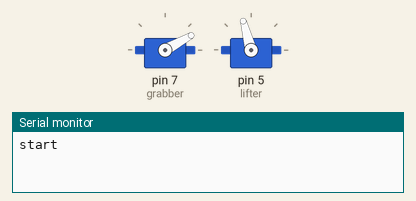
This sketch was run on a simulated Arduino Uno, built with avr-gcc and run on an emulated ATmega328P. Parts: 2 × servo, the last lines printed to the serial monitor.

Above: at 0.1 s.
At 1.3 s:
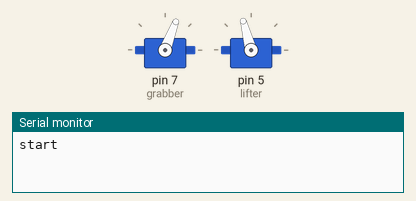
At 2.3 s:
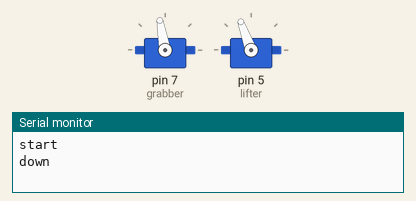
At 4.8 s:
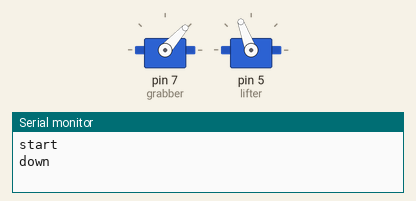
Timing chart, 0 to 7.0 s (numbered marks = the images above):
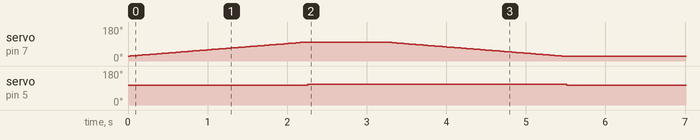

The sketch:

proto_grabber.ino
```cpp
#include <Servo.h>

Servo grabber; // grabber
Servo lifter;

int RLEDPin = 7; // the output pin for the Red LED
int GLEDPin = 8; // the output pin for the Green LED


int pos1 = 25; // grabber starting angle
int pos2 = 105;
void Pick(){
  while(pos1<100){
    pos1++;
    grabber.write(pos1);
    delay(30);}


  Serial.println("down");
  pos2 = 110;
  lifter.write(pos2);
  delay(1000);
  while(pos1>25){
    pos1--;
    grabber.write(pos1);
    delay(30);}
  Serial.println("up");
  pos2 = 105;
  lifter.write(pos2);
  delay(1000);
}
void setup() {
  grabber.attach(7);
  lifter.attach(5);

  Serial.begin(9600);
  grabber.write(pos1); // possibly not needed
  lifter.write(pos2);
  //delay(2000);
  Serial.println("start");
  Pick();
}
bool ok = 0;
void loop() {


  // if ((pos2 > 0) && (box_held == LOW)) { // lifts box 90 degrees up
  //   pos2 -= 1;
  //   myservo2.write(pos2);
  //   delay(15);
  // }

  // if (pos1 < 100) { // grabber moves from 10 to 100 degrees
  //   pos1 += 1;
  //   myservo1.write(pos1);
  //   delay(30); // could be made faster
  // }

  // // turns on the light when the box is being lifted
  // if ((89 >pos2 && pos2 > 1) && (mag == LOW)) { // box is magnetic so light is green
  //   digitalWrite(RLEDPin, LOW);
  //   digitalWrite(GLEDPin, HIGH);
  //   // GLED == HIGH;
  //   // RLED == LOW;
  // }
  // else if ((89 >pos2 && pos2 > 1) && (mag == HIGH)) { // box isn't magnetic so light is red
  //   // GLED == LOW;
  //   // RLED == HIGH;
  //   digitalWrite(RLEDPin, HIGH);
  //   digitalWrite(GLEDPin, LOW);
  // }
  // else { // lights are off when the box isn't being lifted
  //   // GLED == LOW;
  //   // RLED == LOW;
  //   digitalWrite(RLEDPin, LOW);
  //   digitalWrite(GLEDPin, LOW);
  // }

  //grabber.write(pos1); // possibly not needed

// if ((pos2 > 0) && (val == LOW)) { // lifts box 90 degrees up
//     pos2 -= 1;
//     myservo2.write(pos2);
//     delay(15);
//   }

//   if (pos1 < 100) { // grabber moves from 10 to 100 degrees
//     pos1 += 1;
//     myservo1.write(pos1);
//     delay(30); // could be made faster
//   }

//   if (val == LOW) {
//     Serial.println("Box grabbed"); // or move on to next action
//   }

}
```
